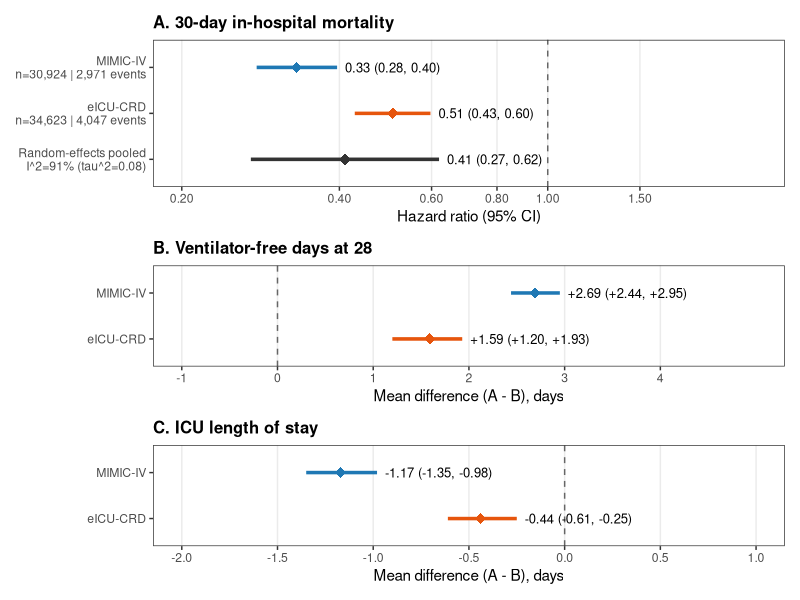
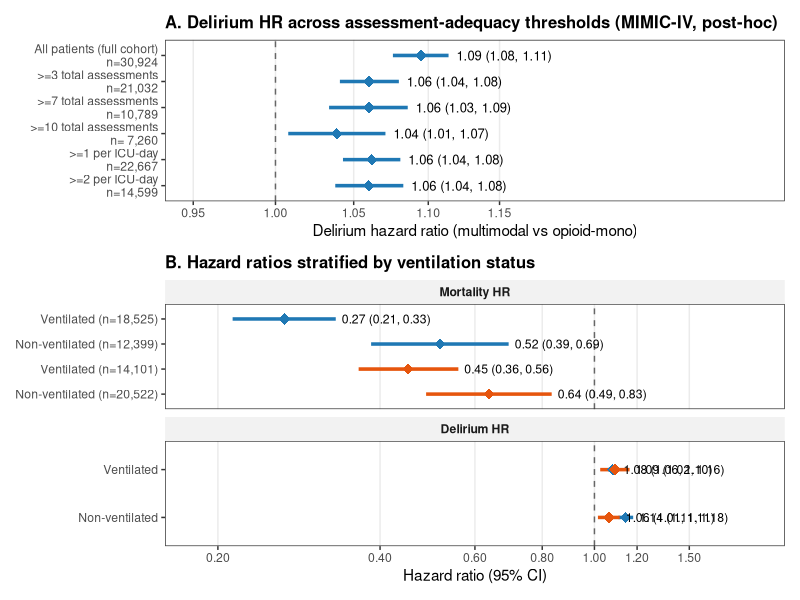

Recreate these plots in R, in order.
# =====================================================================
# Figure regeneration - Figures 2 and 3 from the manuscript
#
# Prerequisites:
#   1. scripts/primary_analysis.R has been run and produced primary_results.rds
#   2. Delirium subgroup and assessment-threshold results are available
#      (these come from the full analytic pipeline; see Supplementary Methods)
#
# This script reproduces:
#   Figure 2: Primary mortality + VFD-28 + ICU LOS forest plot
#   Figure 3: Delirium hazard by assessment adequacy + HR by ventilation status
# =====================================================================

suppressPackageStartupMessages({
  library(ggplot2); library(dplyr); library(patchwork); library(scales)
})

STUDY_ROOT <- Sys.getenv("STUDY_ROOT", unset = ".")
FIG_DIR <- file.path(STUDY_ROOT, "figures")
dir.create(FIG_DIR, recursive = TRUE, showWarnings = FALSE)

# ---- Color scheme ----
col_mimic <- "#1f78b4"
col_eicu  <- "#e6550d"
col_pool  <- "grey20"

thm <- theme_bw(base_size = 11) +
  theme(panel.grid.minor = element_blank(),
        panel.grid.major.y = element_blank(),
        strip.background = element_rect(fill = "grey95", color = NA),
        strip.text = element_text(face = "bold"),
        plot.title = element_text(face = "bold", size = 12),
        plot.caption = element_text(hjust = 0, size = 8, color = "grey30"),
        legend.position = "none")

# =====================================================================
# Figure 2 - Primary mortality + unbiased secondary outcomes
# =====================================================================
fig2_df <- tibble::tribble(
  ~outcome, ~group, ~label, ~est, ~lo, ~hi, ~xtype, ~order,
  "30-day mortality (HR)", "MIMIC-IV", "MIMIC-IV\nn=30,924 | 2,971 events", 0.331, 0.278, 0.396, "log", 1,
  "30-day mortality (HR)", "eICU-CRD", "eICU-CRD\nn=34,623 | 4,047 events", 0.506, 0.428, 0.597, "log", 2,
  "30-day mortality (HR)", "Pooled (RE)", "Random-effects pooled\nI^2=91% (tau^2=0.08)", 0.410, 0.271, 0.620, "log", 3,
  "VFD-28 (days, A - B)", "MIMIC-IV", "MIMIC-IV", 2.69, 2.44, 2.95, "lin", 4,
  "VFD-28 (days, A - B)", "eICU-CRD", "eICU-CRD", 1.59, 1.20, 1.93, "lin", 5,
  "ICU length of stay (days, A - B)", "MIMIC-IV", "MIMIC-IV", -1.17, -1.35, -0.98, "lin", 6,
  "ICU length of stay (days, A - B)", "eICU-CRD", "eICU-CRD", -0.44, -0.61, -0.25, "lin", 7
) |> mutate(
  outcome = factor(outcome, levels = unique(outcome)),
  label_unique = paste0(sprintf("%02d_", order), label),
  label_f = factor(label_unique, levels = rev(label_unique)),
  group_col = case_when(grepl("MIMIC", group) ~ col_mimic,
                        grepl("eICU",  group) ~ col_eicu,
                        TRUE ~ col_pool)
)

make_panel <- function(df, xbreaks, xlab, is_log = FALSE, xlim = NULL) {
  df$label_plot <- sub("^\\d+_", "", as.character(df$label_f))
  df$label_plot <- factor(df$label_plot, levels = rev(df$label_plot))
  g <- ggplot(df, aes(x = est, y = label_plot, color = group_col)) +
    geom_vline(xintercept = if (is_log) 1 else 0,
               linetype = "dashed", color = "grey40") +
    geom_errorbarh(aes(xmin = lo, xmax = hi), height = 0, linewidth = 1.2) +
    geom_point(size = 3.5, shape = 18) +
    geom_text(aes(x = hi, label = sprintf(
      if (is_log) "  %.2f (%.2f, %.2f)" else "  %+.2f (%+.2f, %+.2f)",
      est, lo, hi)),
      hjust = 0, color = "black", size = 3.3) +
    scale_color_identity() + labs(x = xlab, y = NULL) + thm
  if (is_log) {
    g <- g + scale_x_log10(breaks = xbreaks, limits = xlim,
                           labels = label_number(accuracy = 0.01))
  } else {
    g <- g + scale_x_continuous(breaks = xbreaks, limits = xlim)
  }
  g
}

p2a <- make_panel(fig2_df |> filter(outcome == "30-day mortality (HR)"),
                  xbreaks = c(0.2, 0.4, 0.6, 0.8, 1, 1.5),
                  xlab = "Hazard ratio (95% CI)",
                  is_log = TRUE, xlim = c(0.2, 2.5)) +
  labs(title = "A. 30-day in-hospital mortality")

p2b <- make_panel(fig2_df |> filter(outcome == "VFD-28 (days, A - B)"),
                  xbreaks = seq(-1, 4, 1),
                  xlab = "Mean difference (A - B), days",
                  xlim = c(-1, 5)) +
  labs(title = "B. Ventilator-free days at 28")

p2c <- make_panel(fig2_df |> filter(outcome == "ICU length of stay (days, A - B)"),
                  xbreaks = seq(-2, 1, 0.5),
                  xlab = "Mean difference (A - B), days",
                  xlim = c(-2, 1)) +
  labs(title = "C. ICU length of stay")

fig2 <- p2a / p2b / p2c + plot_layout(heights = c(3.2, 2.2, 2.2))
ggsave(file.path(FIG_DIR, "Figure2.png"), fig2, width = 9.5, height = 7.5, dpi = 300, bg = "white")

# =====================================================================
# Figure 3 - Ascertainment bias signature
# =====================================================================
# Panel A: delirium HR by assessment threshold (MIMIC-IV, post-hoc)
fig3a_df <- tibble::tribble(
  ~threshold, ~N, ~HR, ~lo, ~hi,
  "All patients (full cohort)", 30924, 1.095, 1.076, 1.114,
  ">=3 total assessments", 21032, 1.060, 1.041, 1.080,
  ">=7 total assessments", 10789, 1.060, 1.034, 1.086,
  ">=10 total assessments", 7260, 1.039, 1.008, 1.071,
  ">=1 per ICU-day",       22667, 1.062, 1.043, 1.081,
  ">=2 per ICU-day",       14599, 1.060, 1.038, 1.083
) |> mutate(
  label = sprintf("%s\nn=%s", threshold, format(N, big.mark = ",")),
  label = factor(label, levels = rev(label))
)

# Panel B: mortality + delirium by ventilation status (MIMIC + eICU)
fig3b_df <- tibble::tribble(
  ~outcome, ~db, ~stratum, ~est, ~lo, ~hi,
  "Mortality HR",  "MIMIC-IV", "Ventilated (n=18,525)",     0.266, 0.213, 0.331,
  "Mortality HR",  "MIMIC-IV", "Non-ventilated (n=12,399)", 0.517, 0.385, 0.693,
  "Mortality HR",  "eICU-CRD", "Ventilated (n=14,101)",     0.451, 0.365, 0.559,
  "Mortality HR",  "eICU-CRD", "Non-ventilated (n=20,522)", 0.637, 0.487, 0.833,
  "Delirium HR",   "MIMIC-IV", "Ventilated",                1.082, 1.060, 1.104,
  "Delirium HR",   "MIMIC-IV", "Non-ventilated",            1.143, 1.108, 1.180,
  "Delirium HR",   "eICU-CRD", "Ventilated",                1.092, 1.025, 1.162,
  "Delirium HR",   "eICU-CRD", "Non-ventilated",            1.064, 1.015, 1.114
) |> mutate(
  outcome = factor(outcome, levels = c("Mortality HR", "Delirium HR")),
  stratum = factor(stratum, levels = rev(unique(stratum))),
  color = ifelse(db == "MIMIC-IV", col_mimic, col_eicu)
)

p3a <- ggplot(fig3a_df, aes(x = HR, y = label)) +
  geom_vline(xintercept = 1, linetype = "dashed", color = "grey40") +
  geom_errorbarh(aes(xmin = lo, xmax = hi), height = 0,
                 linewidth = 1.2, color = col_mimic) +
  geom_point(size = 3.5, shape = 18, color = col_mimic) +
  geom_text(aes(x = hi, label = sprintf("  %.2f (%.2f, %.2f)", HR, lo, hi)),
            hjust = 0, size = 3.3, color = "black") +
  scale_x_log10(breaks = c(0.95, 1, 1.05, 1.1, 1.15),
                limits = c(0.95, 1.35),
                labels = label_number(accuracy = 0.01)) +
  labs(title = "A. Delirium HR across assessment-adequacy thresholds (MIMIC-IV, post-hoc)",
       x = "Delirium hazard ratio (multimodal vs opioid-mono)",
       y = NULL) + thm

p3b <- ggplot(fig3b_df, aes(x = est, y = stratum, color = color)) +
  geom_vline(xintercept = 1, linetype = "dashed", color = "grey40") +
  geom_errorbarh(aes(xmin = lo, xmax = hi), height = 0, linewidth = 1.2) +
  geom_point(size = 3.5, shape = 18) +
  geom_text(aes(x = hi, label = sprintf("  %.2f (%.2f, %.2f)", est, lo, hi)),
            hjust = 0, size = 3.1, color = "black") +
  scale_color_identity() +
  scale_x_log10(breaks = c(0.2, 0.4, 0.6, 0.8, 1, 1.2, 1.5),
                limits = c(0.18, 2.0),
                labels = label_number(accuracy = 0.01)) +
  facet_wrap(~ outcome, ncol = 1, scales = "free_y") +
  labs(title = "B. Hazard ratios stratified by ventilation status",
       x = "Hazard ratio (95% CI)", y = NULL) + thm

fig3 <- p3a / p3b + plot_layout(heights = c(1.0, 1.5))
ggsave(file.path(FIG_DIR, "Figure3.png"), fig3, width = 9.5, height = 10, dpi = 300, bg = "white")

cat("Figures 2 and 3 regenerated\n")
